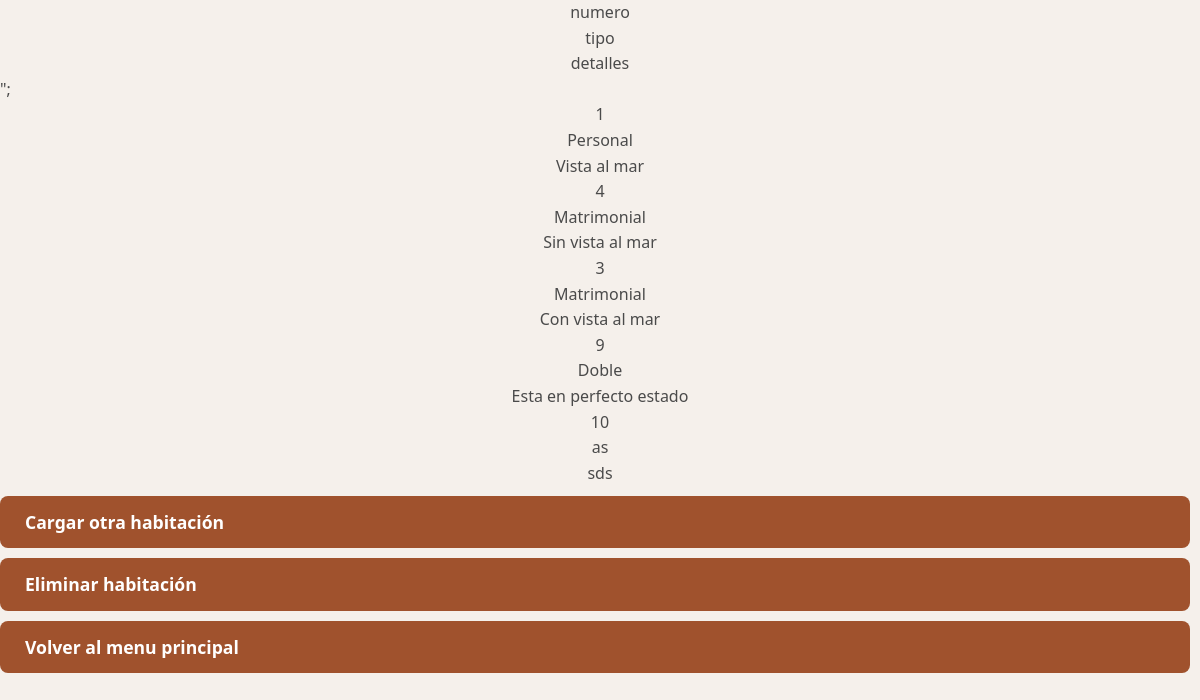
/Read/mostrarhabitacion.php, run on the app's committed database.
### tables this page shows
CREATE TABLE `rooms` (
  `id` int(11) NOT NULL,
  `number` int(11) NOT NULL,
  `type` varchar(20) NOT NULL,
  `features` varchar(50) NOT NULL
);

### Read/mostrarhabitacion.php (the view, shortened to what this page needs)
<html>
<head>
 <head>
    <link rel='stylesheet' type='text/css' media='screen' href='../style.css'>
</head>
<body>
	<tr>
		  <td><center>numero</center></td>
		  <td><center>tipo</center></td>
		  <td><center>detalles</center></td>
		  </tr>";
</body>
</html>
<?php
	include_once("C:/xampp/htdocs/Final(Edi-II)/Conexion/conexion.php");
	$consulta = mysqli_query($link,"SELECT * FROM rooms");
	while ($fila=mysqli_fetch_array($consulta))
	{
		echo "<tr>
			  <td><center>$fila[1]</center></td>
			  <td><center>$fila[2]</center></td>
			  <td><center>$fila[3]</center></td>
              <tr>";
    }
?>
<a href="../Create/cargarusuario.php" class="button">Cargar otra habitación</a>
<a href="../Delete/eliminarhabitacion.php" class="button">Eliminar habitación</a>
<a href="../paneladminitrador.html" class="button">Volver al menu principal</a>

### style.css (style rules this page uses)
body { font-family: 'Segoe UI', Tahoma, Geneva, Verdana, sans-serif; margin: 0; padding: 0; background-color: #f5f0eb; color: #4A4A4A; line-height: 1.6; display: flex; flex-direction: column; min-height: 100vh; }
.button, .a { background-color: #A0522D; color: white; padding: 12px 25px; border: none; border-radius: 8px; cursor: pointer; font-size: 1.1em; font-weight: 600; text-decoration: none; display: inline-block; margin: 10px 10px 0 0; transition: background-color 0.3s ease, transform 0.2s ease; }

### data on the page
rooms: number "1", type "Personal", features "Vista al mar"
rooms: number "4", type "Matrimonial", features "Sin vista al mar"
rooms: number "3", type "Matrimonial", features "Con vista al mar"
rooms: number "9", type "Doble", features "Esta en perfecto estado"
rooms: number "10", type "as", features "sds"
